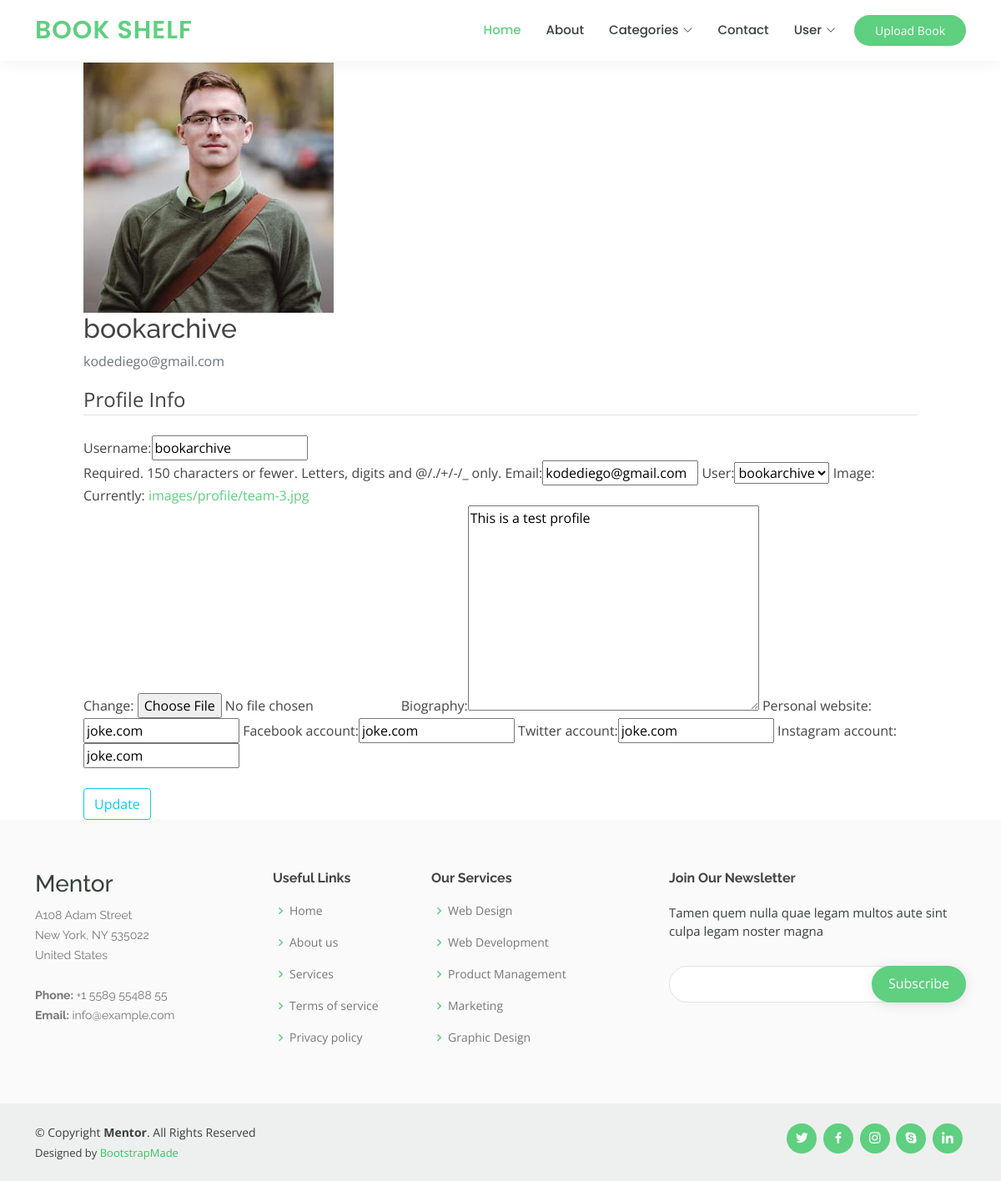
Screenshot of /profile/ (signed in) with the database file from the repository.
### members/models.py (models this page shows, shortened)
class Profile(models.Model):
    user = models.OneToOneField(User, on_delete=models.CASCADE)
    image = models.ImageField(default='def.jpg', upload_to='images/profile')
    biography = models.TextField()
    personal_website = models.CharField(max_length=255, null=True, blank=True)
    facebook_account = models.CharField(max_length=255, null=True, blank=True)
    twitter_account = models.CharField(max_length=255, null=True, blank=True)
    instagram_account = models.CharField(max_length=255, null=True, blank=True)

### members/views.py (the view)
# urls.py: path('profile/', user_views.profile, name='profile'),
@login_required
def profile(request):
    if request.method == 'POST':
        u_form = UserUpdateForm(request.POST, instance=request.user)
        p_form = ProfileUpdateForm(request.POST, request.FILES, instance=request.user.profile)
        if u_form.is_valid() and p_form.is_valid():
            u_form.save()
            p_form.save()
            messages.success(request, f'Your account has been updated!')
            return redirect('blog:profile')
    else:
        u_form = UserUpdateForm(instance=request.user)
        p_form = ProfileUpdateForm(instance=request.user.profile)
    context = {
        'u_form': u_form,
        'p_form': p_form
    }
    return render(request, 'users/profile.html', context)

### members/forms.py
class UserUpdateForm(forms.ModelForm):
    email = forms.EmailField()
    class Meta:
        model = User
        fields = '__all__'

class ProfileUpdateForm(forms.ModelForm):
    class Meta:
        model = Profile
        fields = '__all__'

### blog/views.py (called while the page is built)
def category_list(request):
    category_list = Category.objects.exclude(name='default')
    context = {
        "category_list": category_list,
    }
    return context

### members/templates/users/profile.html (shortened to what this page needs)
{% extends 'baser.html' %}
{% load bootstrap %}
{% block content %}
<div class="col-md-10" style="margin: auto; margin-top: 75px;">
       <div class="content-section">
            <div class="media">
            <img class="square-circle account-img" src="{{ user.profile.image.url }}">
            <div class="media-body">
              <h2 class="account-heading">{{ user.username }}</h2>
              <p class="text-secondary">{{ user.email }}</p>
            </div>
      </div>
        <form method="POST" enctype="multipart/form-data">
            <fieldset class="form-group">
                <legend class="border-bottom mb-4">Profile Info</legend>
                {{ u_form|bootstrap }}
                {{ p_form|bootstrap }}
            </fieldset>
            <br>
            <div class="form-group">
                <button class="btn btn-outline-info" type="submit">Update</button>
            </div>
        </form>
    </div>
</div>
{% endblock content %}

### static/assets/css/style.css (style rules this page uses)
body { font-family: "Open Sans", sans-serif; color: #444444; }
a { color: #5fcf80; text-decoration: none; }
h1, h2, h3, h4, h5, h6 { font-family: "Raleway", sans-serif; }

### rows the page displays
Profile: user "bookarchive", biography "This is a test profile", personal_website "joke.com", facebook_account "joke.com", twitter_account "joke.com", instagram_account "joke.com"

### other values shown
{{ user.username }} "bookarchive"
{{ user.email }} "kodediego@gmail.com"
